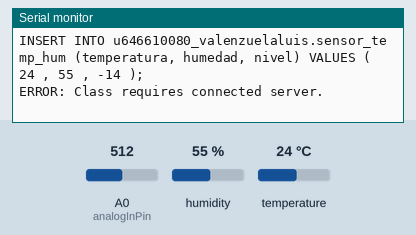
A sketch run on a simulated Arduino Uno, built with avr-gcc and run on an emulated ATmega328P. On the bench: the last lines printed to the serial monitor. The test bench sets the inputs (shaded band); at power-on: humidity 55 %, A0 (analogInPin) = 512, temperature 24 °C. WiFi joins after 1.5 s; servers stay silent unless stated.

Above: at 10.5 s.
10.6 s: humidity set to 22 %
18.1 s: A0 (analogInPin) set to 716
At 20.6 s:
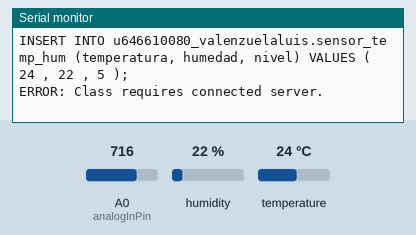
25.6 s: temperature set to 12 °C
At 30.8 s:
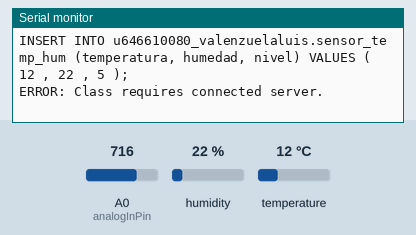
33.1 s: A0 (analogInPin) set to 900
At 39.8 s:
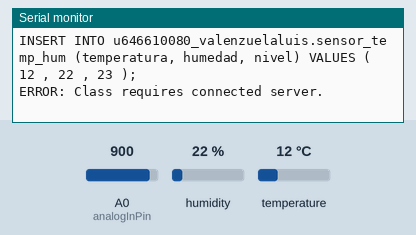
40.6 s: humidity set to 40 %
Timing chart, 0 to 43.6 s (numbered marks = the images above; inputs shaded):
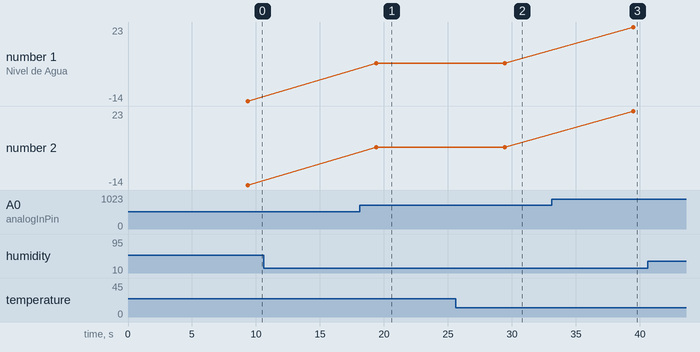

The sketch:

SensoresBD.ino
```cpp
#include <SPI.h>
#include <Ethernet.h>
#include <MySQL_Connection.h>
#include <MySQL_Cursor.h>
#include <DHT.h>
#include <Adafruit_Sensor.h>


IPAddress server_addr(92,249,45,155);
byte mac_addr[] = { 0xDE, 0xAD, 0xBE, 0xEF, 0xFE, 0xED };

char user[] = "u646610080_valenzuelaluis";
char password[] = "Utd_2020";

char BASE_SQL[] = "INSERT INTO u646610080_valenzuelaluis.sensor_temp_hum (temperatura, humedad, nivel) VALUES ( %d , %d , %d );";
char consulta[128];

EthernetClient client;
MySQL_Connection conn((Client *)&client);

// Sensor de Temperatura y Humedad

DHT dht11(2,DHT11);

// Sensor de Nivel de Agua

const int analogInPin = A0;
int sensorValue = 0;


void setup() {

  Serial.begin(115200);
  while (!Serial);
  Ethernet.begin(mac_addr);
  Serial.print("  IP asignada por DHCP: ");
  Serial.println(Ethernet.localIP());
  Serial.println("Conectando...");
  delay(1000);

  if(conn.connect(server_addr, 3306, user, password)) {
    delay(1000);
  } else {
    Serial.println("¡¡¡ Conexión Fallida !!!");
  }

  dht11.begin();

}

void loop() {

  sensorValue = analogRead(analogInPin);
  float nivel = sensorValue*100/1024;
  float temp = dht11.readTemperature();
  float hum = dht11.readHumidity();

 if (!(isnan(hum) || isnan(temp))) {

    Serial.println("Guardando datos");

    Serial.print("Temperatura: ");
    Serial.print(temp);
    Serial.print("°C");
    Serial.print(" | Humedad: ");
    Serial.print(hum);
    Serial.print("%");
    Serial.print(" | Nivel de Agua: ");
    Serial.print(nivel);
    Serial.print("%");
    Serial.println();

    char temp = dht11.readTemperature();
    char hum = dht11.readHumidity();
    char nivel = sensorValue*100/1024;

    MySQL_Cursor *cur_mem = new MySQL_Cursor(&conn);            // Inicializa el cursor para la consulta SQL
    sprintf(consulta, BASE_SQL, temp, hum, nivel);              // Completa la trama de la consulta SQL
    Serial.println(consulta);
    cur_mem->execute(consulta);                                 // Ejecuta la consulta SQL y escribe el valor de los microsegundos
    delete cur_mem;                                             // Al no haber resultados, elimina el cursor y libera memoria

    } else {
      Serial.println("Error de Captura");
    }

  delay(10000);

}
```

Measured:
- after the input at 18.1 s, the serial monitor: prints a new line after 1.3 s (image 1)
- after the input at 25.6 s, the serial monitor: prints a new line after 3.8 s (image 2)
- after the input at 33.1 s, the serial monitor: prints a new line after 6.4 s (image 3)
- plotted number 1: -14 → 5 after the input at 18.1 s, 5 → 23 after the input at 33.1 s
- plotted number 2: -14 → 5 after the input at 18.1 s, 5 → 23 after the input at 33.1 s
